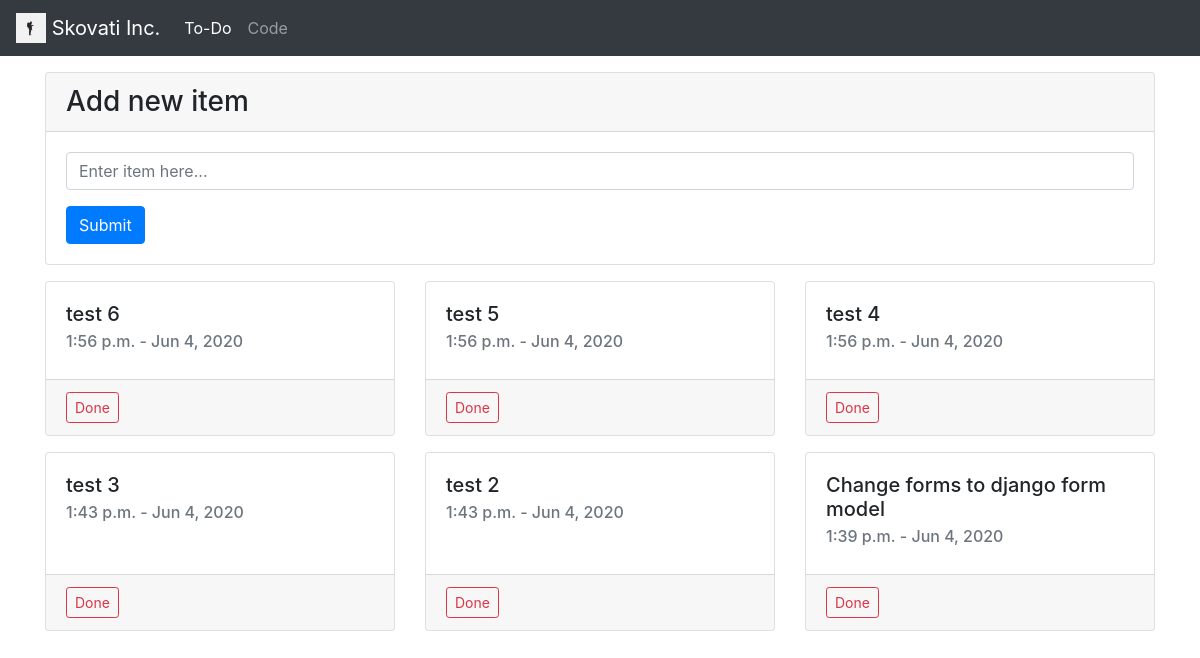
The page / on the database its author committed.
### todo/models.py (models this page shows, shortened)
class Item(models.Model):
    content = models.CharField(max_length=50)
    date = models.DateTimeField(default=timezone.now)

### todo/views.py (the view)
# urls.py: path('', ItemListView.as_view(), name='todo-home'),
class ItemListView(ListView):
    model = Item
    template_name = "todo/list.html"
    context_object_name = "items"
    ordering = ["-date"]

### todo/templates/todo/list.html
{% extends "todo/base.html" %}
{% block content %}
<div class="container pt-3">
<div class="card">
  <h3 class="card-header">Add new item</h3>
  <div class="card-body">
    <form class="form" action="save_item" method="POST" >
      <div class="form-group">
        <input type="text" class="form-control" name = "content" placeholder="Enter item here...">
      </div>
      <button type="submit" class="btn btn-primary">Submit</button>
    </form>
  </div>
</div>
</div>
<div class="container mt-3">
  <div class="card-deck">
  {% for item in items %}
    <div class="card mb-3" style="min-width: 18rem;">
      <div class="card-body">
        <h5 class="card-title">{{ item.content }}</h5>
        <h6 class="card-subtitle mb-2 text-muted">{{ item.date|date:"P - M j, Y" }}</h6>
      </div>
      <div class="card-footer">
        <form action="delete_item/{{ item.id }}" method="POST">
        <button type="submit" class="btn btn-outline-danger btn-sm">Done</button>
        </form>
      </div>
    </div>
  {% endfor %}
  </div>
</div>
{% endblock content %}

### rows shown on the page
Item: content "test 6", date "1:56 p.m. - Jun 4, 2020"
Item: content "test 5", date "1:56 p.m. - Jun 4, 2020"
Item: content "test 4", date "1:56 p.m. - Jun 4, 2020"
Item: content "test 3", date "1:43 p.m. - Jun 4, 2020"
Item: content "test 2", date "1:43 p.m. - Jun 4, 2020"
Item: content "Change forms to django form model", date "1:39 p.m. - Jun 4, 2020"
